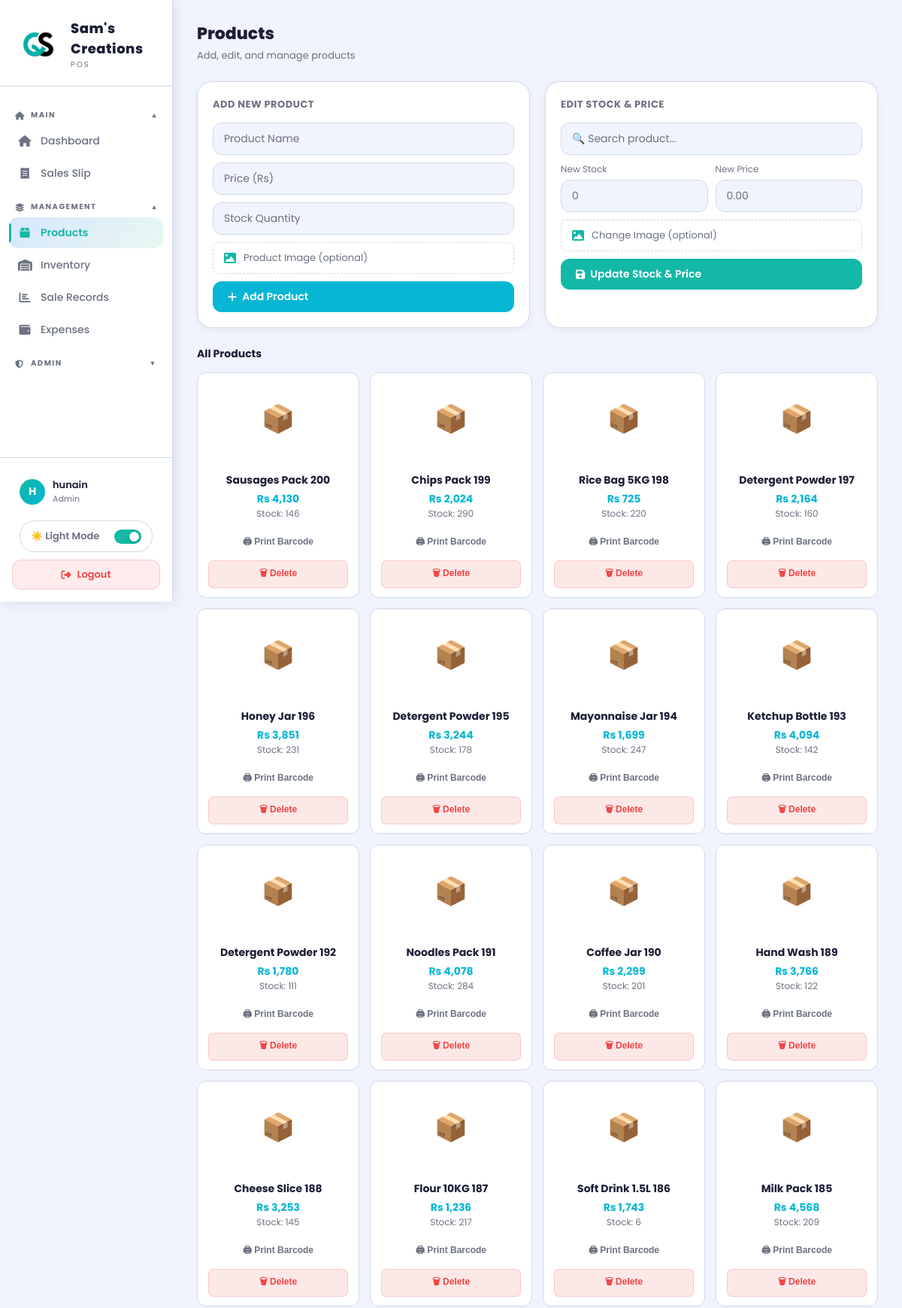
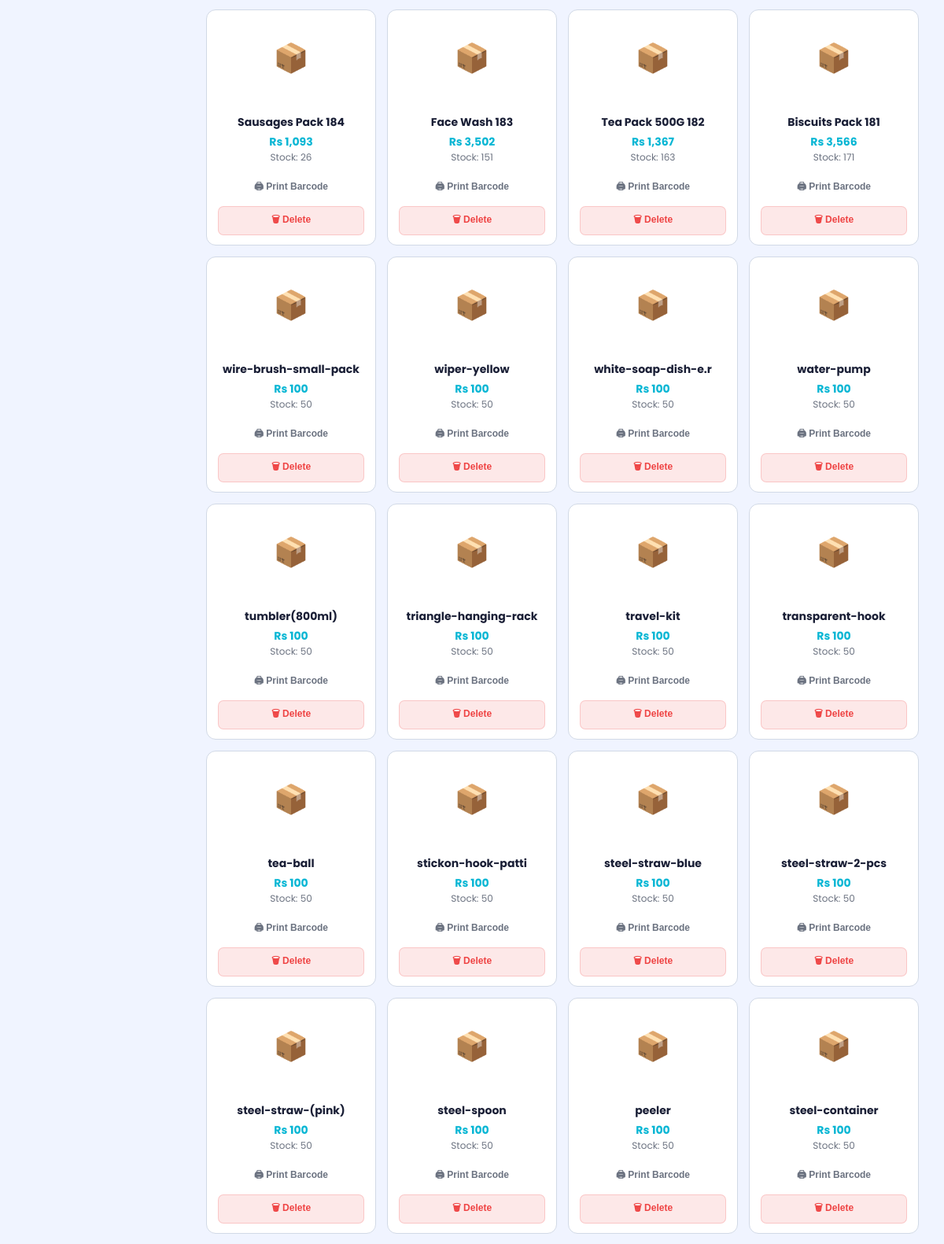
The page /products.php (signed in, upper part) on the database its author committed (2 pictures, top to bottom).
### tables this page shows
CREATE TABLE `products` (
  `id` int(11) NOT NULL,
  `name` varchar(100) DEFAULT NULL,
  `price` decimal(10,2) DEFAULT NULL,
  `stock` int(11) DEFAULT NULL,
  `barcode` varchar(50) NOT NULL,
  `image` varchar(255) DEFAULT NULL
);

### products.php (the view, shortened to what this page needs)
<?php
include 'db.php';
$conn->set_charset("utf8mb4");
?>
<!DOCTYPE html>
<html>
<head>
<?php include 'sidebar.php'; ?>
</head>
<body>
<div class="main-content">
  <div class="page-header">
    <div class="page-title">Products</div>
    <div class="page-subtitle">Add, edit, and manage products</div>
  </div>
  <div class="content-area">
    <div class="two-panel">
      <div class="card">
        <div class="panel-title">ADD NEW PRODUCT</div>
        <form method="post" enctype="multipart/form-data" class="form-row">
          <input name="name" placeholder="Product Name" required>
          <input name="price" placeholder="Price (Rs)" type="number" step="0.01" required>
          <input name="stock" placeholder="Stock Quantity" type="number" required>
          <div class="img-upload-wrap">
            <label class="img-upload-label">
              <i class="fas fa-image"></i>
              <span id="addImgLabel">Product Image (optional)</span>
            </label>
          </div>
          <button type="submit" name="add" class="btn btn-success"><i class="fas fa-plus"></i> Add Product</button>
        </form>
      </div>
      <div class="card">
        <div class="panel-title">EDIT STOCK & PRICE</div>
        <form method="POST" enctype="multipart/form-data" class="form-row" id="editStockForm">
          <div style="position:relative;" id="editDropWrap">
            <input type="text" id="editSearchInput" placeholder="🔍 Search product..." autocomplete="off">
          </div>
          <div style="display:grid;grid-template-columns:1fr 1fr;gap:10px;">
            <div><label style="font-size:12px;color:var(--text-muted);display:block;margin-bottom:5px;">New Stock</label><input type="number" name="new_stock" id="newStock" placeholder="0" required></div>
            <div><label style="font-size:12px;color:var(--text-muted);display:block;margin-bottom:5px;">New Price</label><input type="number" step="0.01" name="new_price" id="newPrice" placeholder="0.00" required></div>
          </div>
          <div class="img-upload-wrap">
            <label class="img-upload-label">
              <i class="fas fa-image"></i>
              <span id="editImgLabel">Change Image (optional)</span>
            </label>
          </div>
          <button type="submit" name="update_stock" class="btn btn-primary"><i class="fas fa-save"></i> Update Stock & Price</button>
        </form>
      </div>
    </div>
    <div style="font-size:14px;font-weight:700;color:var(--text);margin-bottom:14px;">All Products</div>
    <div class="product-grid">
    <?php
    $allProducts = $conn->query("SELECT * FROM products ORDER BY id DESC");
    while($r = $allProducts->fetch_assoc()):
    ?>
    <div class="product-card">
      <?php if(!empty($r['image']) && file_exists('uploads/'.$r['image'])): ?>
        <img class="product-card-img" src="uploads/<?php echo htmlspecialchars($r['image']); ?>" alt="<?php echo htmlspecialchars($r['name']); ?>">
      <?php else: ?>
        <div class="product-card-img-placeholder">📦</div>
      <?php endif; ?>
      <div class="product-card-body">
        <strong><?php echo htmlspecialchars($r['name']); ?></strong>
        <div class="price">Rs <?php echo number_format($r['price'],0); ?></div>
        <div class="stk">Stock: <?php echo $r['stock']; ?></div>
        <div class="card-btns">
          <button class="btn-barcode-sm" onclick="printBarcode('<?php echo $r['barcode']; ?>')">🖨 Print Barcode</button>
          <button class="btn-del-sm" onclick="if(confirm('Delete this product?'))location.href='?delete=<?php echo $r['id']; ?>'">🗑 Delete</button>
        </div>
      </div>
    </div>
    <?php endwhile; ?>
    </div>
  </div>
</div>
</body>
</html>

### sidebar.php (shortened to what this page needs)
<?php
$current_page = basename($_SERVER['PHP_SELF']);
$_cust = [];
if(isset($conn)){
    $res = $conn->query("SELECT `key`,`value` FROM app_settings");
    if($res) while($r = $res->fetch_assoc()) $_cust[$r['key']] = $r['value'];
}
function _cfg($k,$d){ global $_cust; return $_cust[$k] ?? $d; }
$_app_name    = _cfg('app_name',       'Stockora');
$_app_tagline = _cfg('app_tagline',    'POS System');
$_logo_emoji  = _cfg('logo_emoji',     '🏪');
$_logo_type   = _cfg('logo_type',      'emoji');
$_logo_file   = _cfg('logo_file',      '');
 $logo_size    = _cfg('logo_size',      '36');
?>
<link rel="stylesheet" href="https://cdnjs.cloudflare.com/ajax/libs/font-awesome/6.4.0/css/all.min.css">
<div class="sidebar">
    <div class="sidebar-logo">
       <div class="logo-icon" style="width:<?= intval($logo_size) ?>px;height:<?= intval($logo_size) ?>px;">
            <?php if($_logo_type === 'image' && !empty($_logo_file) && file_exists('uploads/'.$_logo_file)): ?>
                <img src="uploads/<?= htmlspecialchars($_logo_file) ?>" alt="Logo">
            <?php else: ?>
               <span style="font-size:<?= intval($logo_size * 0.45) ?>px;">
    <?= htmlspecialchars($_logo_emoji) ?>
</span>
            <?php endif; ?>
        </div>
        <div>
            <div class="logo-text"><?= htmlspecialchars($_app_name) ?></div>
            <div class="logo-sub"><?= htmlspecialchars($_app_tagline) ?></div>
        </div>
    </div>
    <nav class="sidebar-nav">
        <div class="nav-label" id="grp-main" onclick="toggleGroup('main')">
            <span class="nl-text"><i class="fas fa-home" style="width:14px;font-size:11px;"></i> Main</span>
            <span class="nl-arrow">▼</span>
        </div>
        <div class="nav-group" id="grp-main-items">
            <a href="index.php" class="nav-item <?= $current_page=='index.php'?'active':'' ?>">
                <i class="fas fa-home"></i> Dashboard
            </a>
            <a href="sales_slip.php" class="nav-item <?= $current_page=='sales_slip.php'?'active':'' ?>">
                <i class="fas fa-receipt"></i> Sales Slip
            </a>
        </div>
        <div class="nav-label" id="grp-mgmt" onclick="toggleGroup('mgmt')">
            <span class="nl-text"><i class="fas fa-layer-group" style="width:14px;font-size:11px;"></i> Management</span>
            <span class="nl-arrow">▼</span>
        </div>
        <div class="nav-group" id="grp-mgmt-items">
            <a href="products.php" class="nav-item <?= $current_page=='products.php'?'active':'' ?>">
                <i class="fas fa-box"></i> Products
            </a>
            <a href="inventory.php" class="nav-item <?= $current_page=='inventory.php'?'active':'' ?>">
                <i class="fas fa-warehouse"></i> Inventory
            </a>
            <a href="sales.php" class="nav-item <?= $current_page=='sales.php'?'active':'' ?>">
                <i class="fas fa-chart-bar"></i> Sale Records
            </a>
            <a href="expenses.php" class="nav-item <?= $current_page=='expenses.php'?'active':'' ?>">
                <i class="fas fa-wallet"></i> Expenses
            </a>
        </div>
        <div class="nav-label" id="grp-admin" onclick="toggleGroup('admin')">
            <span class="nl-text"><i class="fas fa-shield-alt" style="width:14px;font-size:11px;"></i> Admin</span>
            <span class="nl-arrow">▼</span>
        </div>
    </nav>
    <div class="sidebar-footer">
        <div class="user-info">
            <div class="user-avatar"><?= strtoupper(substr($_SESSION['username'] ?? 'G', 0, 1)) ?></div>
            <div>
                <div class="user-name"><?= htmlspecialchars($_SESSION['username'] ?? 'Guest') ?></div>
                <div class="user-role"><?= ucfirst($_SESSION['role'] ?? '') ?></div>
            </div>
        </div>
        <div class="theme-toggle" onclick="toggleTheme()" id="themeBtn">
            <span id="themeLabel">🌙 Dark Mode</span>
            <div class="toggle-track" id="themeTrack">
                <div class="toggle-thumb"></div>
            </div>
        </div>
        <a href="logout.php" class="logout-btn">
            <i class="fas fa-sign-out-alt"></i> Logout
        </a>
    </div>
</div>

### products.php (style rules this page uses)
.two-panel { display:grid;grid-template-columns:1fr 1fr;gap:20px;margin-bottom:24px; }
.panel-title { font-size:13px;font-weight:700;color:var(--text-muted);letter-spacing:0.5px;margin-bottom:14px; }
.form-row { display:flex;flex-direction:column;gap:10px; }
.img-upload-wrap { position: relative; }
.img-upload-label { display: flex; align-items: center; gap: 10px; padding: 10px 14px; background: rgba(255,255,255,0.04); border: 1px dashed var(--border); border-radius: 8px; cursor: pointer; font-size: 13px; color: var(--text-muted); transition: border-color .2s, color .2s; }
.img-upload-label i { font-size: 16px; color: var(--accent); }
.product-grid { display:grid;grid-template-columns:repeat(auto-fill,minmax(185px,1fr));gap:14px; }
.product-card { background:var(--card);border:1px solid var(--border);border-radius:12px;overflow:hidden;transition:border-color 0.2s; }
.product-card-img-placeholder { width: 100%; height: 120px; background: rgba(255,255,255,0.03); display: flex; align-items: center; justify-content: center; font-size: 36px; color: var(--border); }
.product-card-body { padding: 12px 14px; text-align: center; }
.product-card strong { display:block;font-size:14px;font-weight:700;margin-bottom:4px; }
.product-card .price { color:var(--accent2);font-weight:700;font-size:14px; }
.product-card .stk { color:var(--text-muted);font-size:12px;margin-bottom:12px; }
.product-card .card-btns { display:flex;flex-direction:column;gap:6px; }
.product-card .card-btns button { width:100%;padding:7px;border:none;border-radius:7px;font-size:12px;font-weight:600;cursor:pointer;font-family:'Plus Jakarta Sans',sans-serif; }
.btn-barcode-sm { background:rgba(255,255,255,0.06);color:var(--text-muted); }
.btn-del-sm { background:rgba(239,68,68,0.12);color:var(--danger);border:1px solid rgba(239,68,68,0.2)!important; }

### rows shown on the page
products: name "Sausages Pack 200", price "4,130", stock "146"
products: name "Chips Pack 199", price "2,024", stock "290"
products: name "Rice Bag 5KG 198", price "725", stock "220"
products: name "Detergent Powder 197", price "2,164", stock "160"
products: name "Honey Jar 196", price "3,851", stock "231"
products: name "Detergent Powder 195", price "3,244", stock "178"
products: name "Mayonnaise Jar 194", price "1,699", stock "247"
products: name "Ketchup Bottle 193", price "4,094", stock "142"
products: name "Detergent Powder 192", price "1,780", stock "111"
products: name "Noodles Pack 191", price "4,078", stock "284"
products: name "Coffee Jar 190", price "2,299", stock "201"
products: name "Hand Wash 189", price "3,766", stock "122"
products: name "Cheese Slice 188", price "3,253", stock "145"
products: name "Flour 10KG 187", price "1,236", stock "217"
products: name "Soft Drink 1.5L 186", price "1,743", stock "6"
products: name "Milk Pack 185", price "4,568", stock "209"
products: name "Sausages Pack 184", price "1,093", stock "26"
products: name "Face Wash 183", price "3,502", stock "151"
products: name "Tea Pack 500G 182", price "1,367", stock "163"
products: name "Biscuits Pack 181", price "3,566", stock "171"
products: name "wire-brush-small-pack", price "100", stock "50"
products: name "wiper-yellow", price "100", stock "50"
products: name "white-soap-dish-e.r", price "100", stock "50"
products: name "water-pump", price "100", stock "50"
products: name "tumbler(800ml)", price "100", stock "50"
products: name "triangle-hanging-rack", price "100", stock "50"
products: name "travel-kit", price "100", stock "50"
products: name "transparent-hook", price "100", stock "50"
products: name "tea-ball", price "100", stock "50"
products: name "stickon-hook-patti", price "100", stock "50"
products: name "steel-straw-blue", price "100", stock "50"
products: name "steel-straw-2-pcs", price "100", stock "50"
products: name "steel-straw-(pink)", price "100", stock "50"
products: name "steel-spoon", price "100", stock "50"
products: name "peeler", price "100", stock "50"
products: name "steel-container", price "100", stock "50"

### other values the page prints
$_app_name "Sam's Creations"
$_app_tagline "POS"
substr($_SESSION['username'] ?? 'G', 0, 1) "H"
$_SESSION['username'] "hunain"
$_SESSION['role'] "Admin"
